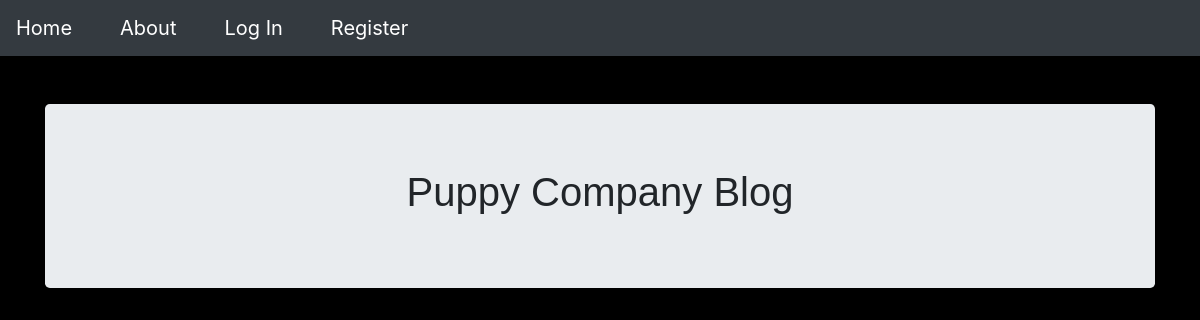
Before: / with the older database file.
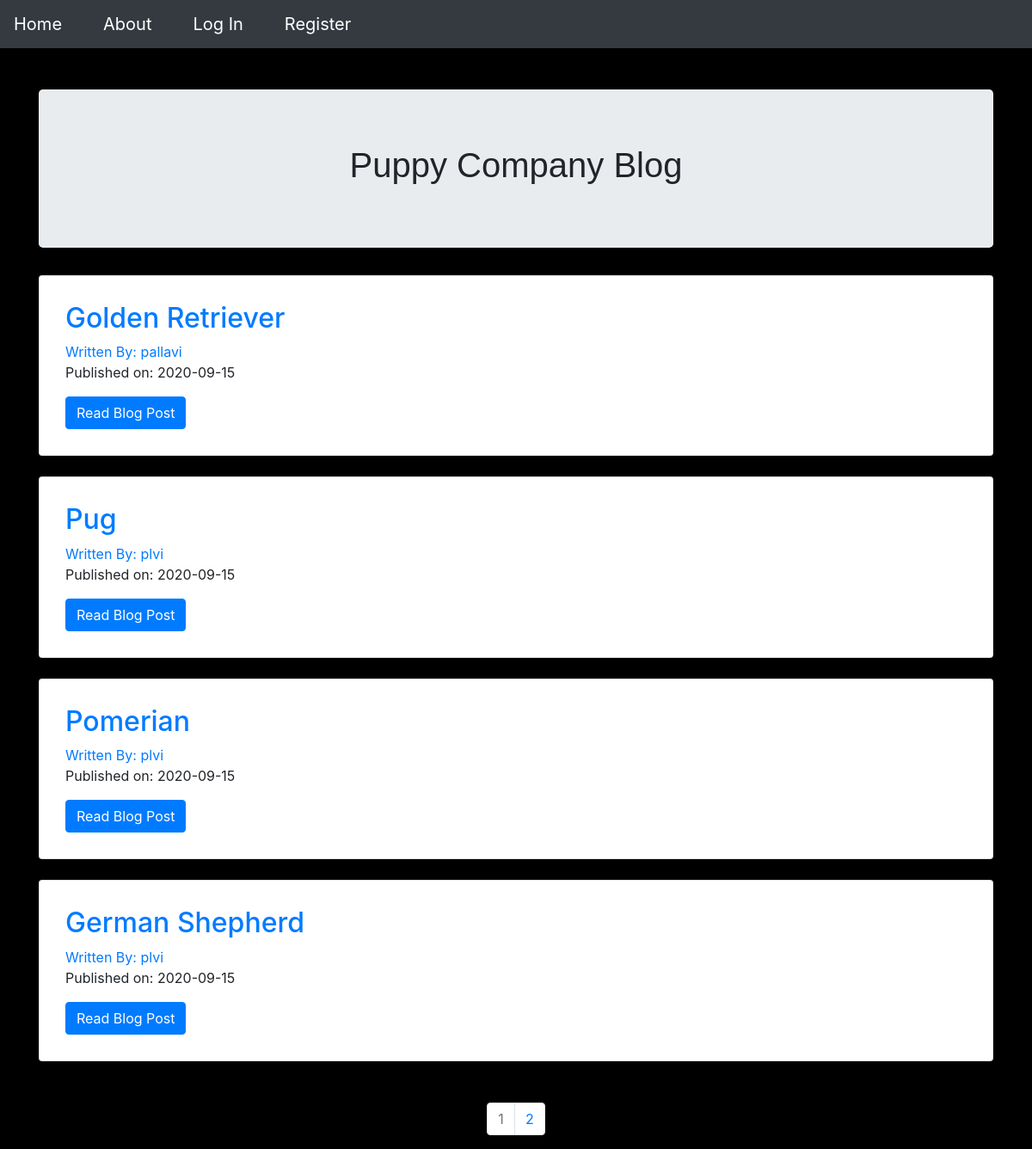
After: the same page with the newer database file.
### puppycompanyblog/models.py (models this page shows, shortened)
class BlogPost(db.Model):
    users = db.relationship(User)
    id = db.Column(db.Integer, primary_key=True)
    user_id = db.Column(db.Integer, db.ForeignKey('users.id'), nullable=False)
    date = db.Column(db.DateTime, nullable=False, default=datetime.utcnow)
    title = db.Column(db.String(140), nullable=False)
    text = db.Column(db.Text, nullable=False)

class User(db.Model, UserMixin):
    __tablename__ = 'users'
    id = db.Column(db.Integer, primary_key=True)
    profile_image = db.Column(
        db.String(64), nullable=False, default='default_profile.jpg')
    email = db.Column(db.String(64), unique=True, index=True)
    username = db.Column(db.String(64), unique=True, index=True)
    pasword_hash = db.Column(db.String(128))
    posts = db.relationship('BlogPost', backref='author', lazy=True)

### puppycompanyblog/core/views.py (the view)
@core.route('/')
def index():
    page = request.args.get('page', 1, type=int)
    blog_posts = BlogPost.query.order_by(BlogPost.date.desc()).paginate(page=page, per_page=4)\
    return render_template('index.html', blog_posts=blog_posts)

### puppycompanyblog/templates/index.html
{% extends "base.html" %} {% block content %}
<div class="jumbotron">
  <center>
    <h1 style="font-family:'Lucida Sans', 'Lucida Sans Regular', 'Lucida Grande', 'Lucida Sans Unicode', Geneva, Verdana, sans-serif">Puppy Company Blog</h1>
  </center>
</div>
<div class="conatiner">
  {% for post in blog_posts.items %}
  <div class="card" style="padding: 30px;">
    <div class="card-cody">
      <h2>
        <a
          href="{{url_for('blog_posts.blog_post',blog_post_id = post.id)}}"
          class="card-title"
          >{{post.title}}</a
        >
      </h2>
      <a href="{{url_for('users.user_posts',username=post.author.username)}}"
        >Written By: {{post.author.username}}</a
      >
      <p>Published on: {{post.date.strftime('%Y-%m-%d')}}</p>
      <a
        href="{{url_for('blog_posts.blog_post',blog_post_id = post.id)}}"
        class="btn btn-primary"
        >Read Blog Post</a
      >
    </div>
  </div>
  <br>
  {% endfor %}
</div>
<br>
<nav aria-label="Page navigation example">
  <ul class="pagination justify-content-center">
    {% for page_num in blog_posts.iter_pages(left_edge=1,right_edge=1,left_current=1,right_current=2) %}
      {%if blog_posts.page == page_num %}
      <li class="page-item disabled">
        <a href="{{url_for('core.index',page=page_num)}}" class="page-link">{{page_num}}</a>
      </li>
      {% else %}
      <li class="page-item">
        <a href="{{url_for('core.index',page=page_num)}}" class="page-link">{{page_num}}</a>
      </li>
      {% endif %}
    {% endfor %}
  </ul>
</nav
{% endblock %}

### puppycompanyblog/templates/base.html (shortened to what this page needs)
<!DOCTYPE html>
<html lang="en">
  <head>
    <link
      rel="stylesheet"
      href="https://stackpath.bootstrapcdn.com/bootstrap/4.5.2/css/bootstrap.min.css"
    />
  </head>
  <body style="background-color: black">
    <nav>
      <ul class="nav bg-light navbar-dark bg-dark">
        <li class="nav-link">
          <a href="{{url_for('core.index')}}" class="navbar-brand">Home</a>
        </li>
        <li class="nav-link">
          <a href="{{url_for('core.info')}}" class="navbar-brand">About</a>
        </li>
        {% if current_user.is_authenticated %}
        <li class="nav-link">
          <a href="{{url_for('users.logout')}}" class="navbar-brand">Logout</a>
        </li>
        <li class="nav-link">
          <a href="{{url_for('users.account')}}" class="navbar-brand"
            >Account</a
          >
        </li>
        <li class="nav-link">
          <a href="{{url_for('blog_posts.create_post')}}" class="navbar-brand"
            >Create Post</a
          >
        </li>
        {% else %}
        <li class="nav-link">
          <a href="{{url_for('users.login')}}" class="navbar-brand">Log In</a>
        </li>
        <li class="nav-link">
          <a href="{{url_for('users.register')}}" class="navbar-brand"
            >Register</a
          >
        </li>
        {% endif %}
      </ul>
    </nav>
    <br />
    <br />
    <div class="container">{% block content %} {% endblock %}</div>
  </body>
</html>

Changed rows visible on the page:
added BlogPost: title "Golden Retriever", author.username "pallavi", date "2020-09-15"
added BlogPost: title "Pug", author.username "plvi", date "2020-09-15"
added BlogPost: title "Pomerian", author.username "plvi", date "2020-09-15"
added BlogPost: title "German Shepherd", author.username "plvi", date "2020-09-15"
Other visible differences:
new list line: "1"
new list line: "2"
